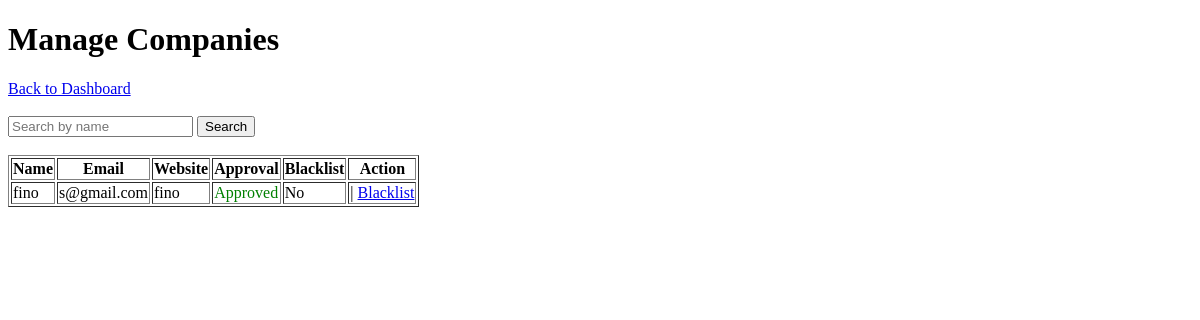
Before: /admin/manage/companies (signed in) with the older database file.
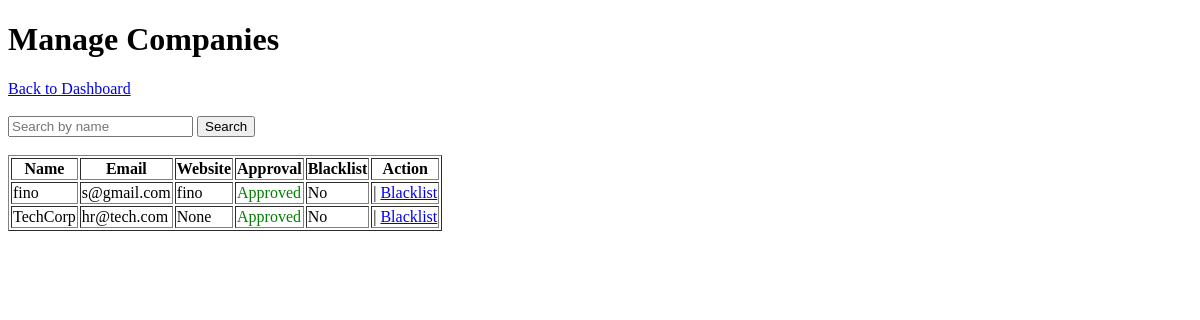
After: the same page with the newer database file.
### models.py (models this page shows)
class Company(db.Model):
    id = db.Column(db.Integer, primary_key=True)
    name = db.Column(db.String(100), nullable=False)
    email = db.Column(db.String(100), unique=True, nullable=False)
    password = db.Column(db.String(200), nullable=False)
    website = db.Column(db.String(200))
    hr_contact = db.Column(db.String(20))
    is_approved = db.Column(db.Boolean, default=False)
    is_blacklisted = db.Column(db.Boolean, default=False)
    created_at = db.Column(db.DateTime, default=datetime.utcnow)
    job_positions = db.relationship("JobPosition", backref="company", lazy=True)

### app.py (the view)
    @app.route("/admin/manage/companies")
    @login_required("admin")
    def manage_companies():
        search = request.args.get("search", "")
        if search:
            companies = Company.query.filter(Company.name.ilike(f"%{search}%")).all()
        else:
            companies = Company.query.all()
        return render_template("admin/manage_companies.html", companies=companies)

### templates/admin/manage_companies.html (shortened to what this page needs)
<!DOCTYPE html>
<html>
<head>
</head>
<body>
    <h1>Manage Companies</h1>
    <a href="{{ url_for('admin_dashboard') }}">Back to Dashboard</a>
    <br><br>
    <form method="GET">
        <input type="text" name="search" placeholder="Search by name" value="{{ request.args.get('search', '') }}">
        <button type="submit">Search</button>
    </form>
    <br>
    <table border="1">
        <tr>
            <th>Name</th>
            <th>Email</th>
            <th>Website</th>
            <th>Approval</th>
            <th>Blacklist</th>
            <th>Action</th>
        </tr>
        {% for company in companies %}
        <tr>
            <td>{{ company.name }}</td>
            <td>{{ company.email }}</td>
            <td>{{ company.website }}</td>
            <td>
                {% if company.is_approved %}
                <span style="color:green;">Approved</span>
                {% else %}
                <span style="color:orange;">Pending</span>
                {% endif %}
            </td>
            <td>
                {% if company.is_blacklisted %}
                <span style="color:red;">Yes</span>
                {% else %}
                No
                {% endif %}
            </td>
            <td>
                {% if company.is_approved and not company.is_blacklisted %}
                | <a
                    href="{{ url_for('approve_company_action', company_id=company.id, action='blacklist') }}">Blacklist</a>
                {% elif company.is_blacklisted %}
                | <a
                    href="{{ url_for('approve_company_action', company_id=company.id, action='whitelist') }}">Whilelist</a>
                {% endif %}
            </td>
        </tr>
        {% endfor %}
    </table>
</body>
</html>

Changed rows visible on the page:
added Company: name "TechCorp", email "hr@tech.com", website "None", is_approved "Approved", is_blacklisted "No"
